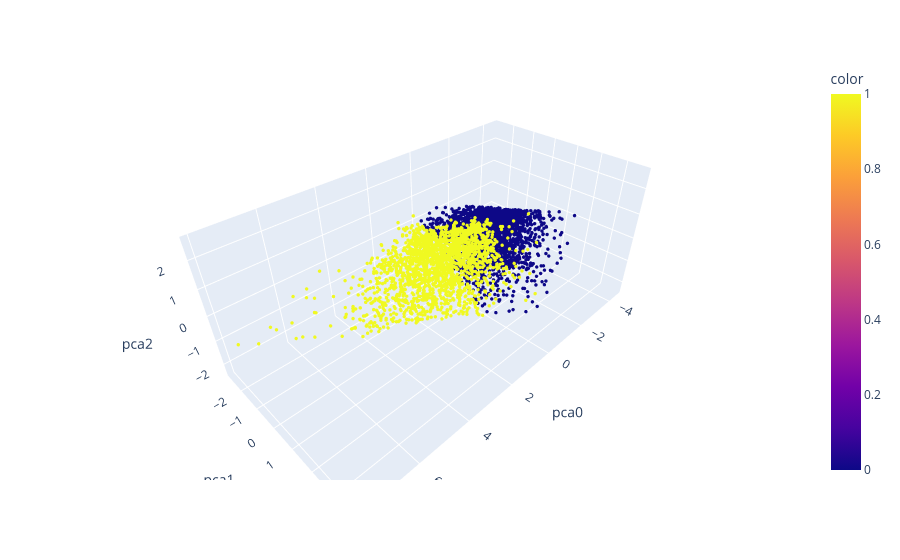

Source (notebook cell):
### Code cell
from sklearn.cluster import KMeans, SpectralClustering

cluster = KMeans(n_clusters=2, random_state=42).fit_predict(data_pca)
fig = px.scatter_3d(data_pca, x="pca0", y="pca1", z="pca2", color=cluster)
fig.update_traces(marker_size=2)
fig.show()

### Figure 1 — Plotly figure (JSON) as saved in the notebook; plotly's stock layout.template omitted (floating-point values rounded to 4 significant figures; data arrays with more than 128 entries replaced by an {"elided": "..."} marker saying what was removed)
{"data": [{"hovertemplate": "pca0=%{x}<br>pca1=%{y}<br>pca2=%{z}<br>color=%{marker.color}<extra></extra>", "legendgroup": "", "marker": {"color": {"elided": "4338 int values"}, "coloraxis": "coloraxis", "size": 2, "symbol": "circle"}, "mode": "markers", "name": "", "scene": "scene", "showlegend": false, "type": "scatter3d", "x": {"elided": "4338 float values"}, "y": {"elided": "4338 float values"}, "z": {"elided": "4338 float values"}}], "layout": {"coloraxis": {"colorbar": {"title": {"text": "color"}}, "colorscale": [[0, "#0d0887"], [0.1111, "#46039f"], [0.2222, "#7201a8"], [0.3333, "#9c179e"], [0.4444, "#bd3786"], [0.5556, "#d8576b"], [0.6667, "#ed7953"], [0.7778, "#fb9f3a"], [0.8889, "#fdca26"], [1, "#f0f921"]]}, "legend": {"tracegroupgap": 0}, "margin": {"t": 60}, "scene": {"domain": {"x": [0, 1], "y": [0, 1]}, "xaxis": {"title": {"text": "pca0"}}, "yaxis": {"title": {"text": "pca1"}}, "zaxis": {"title": {"text": "pca2"}}}}}
